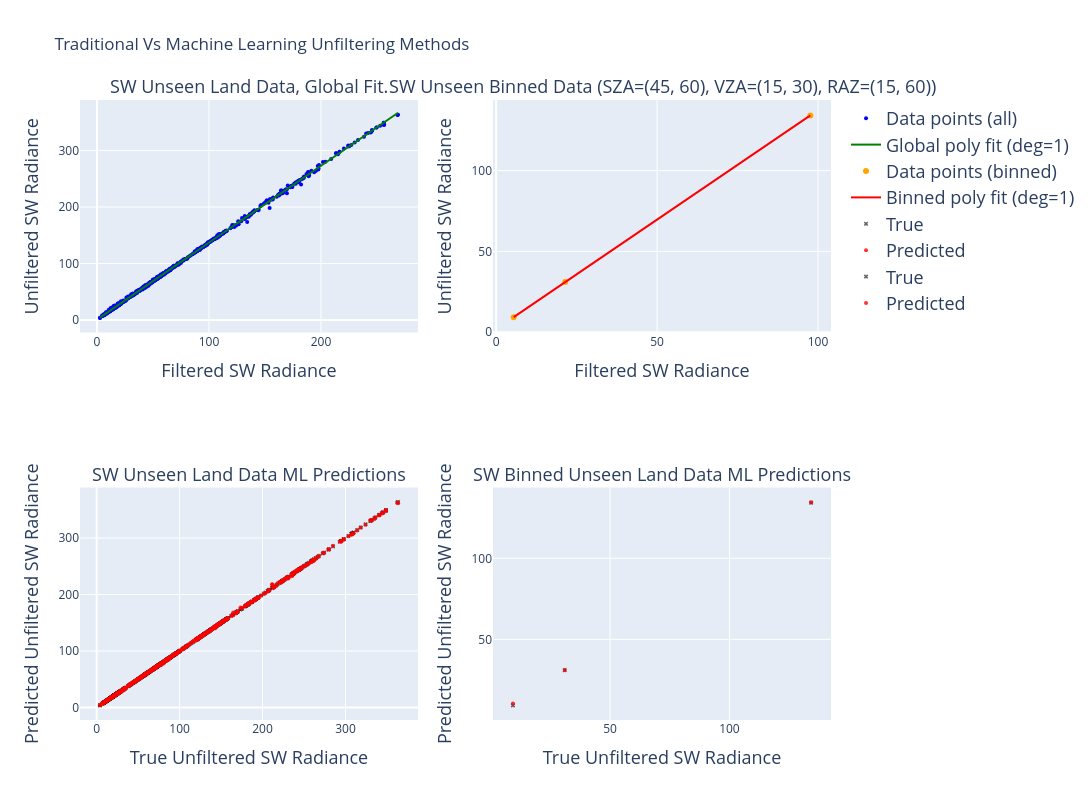

Notebook code cell kept with this figure:
### Code cell
compare_global_vs_bin_fit_interactive(
    test_sw_geos_ds,
    scene="Land",
    sza_range=(45,60),
    vza_range=(15,30),
    raz_range=(15,60),
    degree=1,
    ml_model=bm_with_geos["Final_Model"],
    name="SW",
    ml_features=["SZA", 'VZA', 'RAZ', 'Shortwave Filtered Rads (Integrated)'],
    is_sw=True
)

### Figure 1 — Plotly figure (JSON) as saved in the notebook; plotly's stock layout.template omitted (floating-point values rounded to 4 significant figures; data arrays with more than 128 entries replaced by an {"elided": "..."} marker saying what was removed)
{"data": [{"hovertemplate": "Filtered: %{x:.2f}<br>Unfiltered: %{y:.2f}", "marker": {"color": "blue", "opacity": 1.0, "size": 4}, "mode": "markers", "name": "Data points (all)", "showlegend": true, "x": {"elided": "650 float values"}, "y": {"elided": "650 float values"}, "type": "scatter", "xaxis": "x", "yaxis": "y"}, {"line": {"color": "green", "width": 2}, "mode": "lines", "name": "Global poly fit (deg=1)", "showlegend": true, "x": {"elided": "650 float values"}, "y": {"elided": "650 float values"}, "type": "scatter", "xaxis": "x", "yaxis": "y"}, {"hovertemplate": "Filtered: %{x:.2f}<br>Unfiltered: %{y:.2f}", "marker": {"color": "orange", "opacity": 1.0, "size": 6}, "mode": "markers", "name": "Data points (binned)", "showlegend": true, "x": [97.62, 5.459, 21.45], "y": [134.2, 9.344, 31.02], "type": "scatter", "xaxis": "x2", "yaxis": "y2"}, {"line": {"color": "red", "width": 2}, "mode": "lines", "name": "Binned poly fit (deg=1)", "showlegend": true, "x": [5.459, 21.45, 97.62], "y": [9.354, 31.01, 134.2], "type": "scatter", "xaxis": "x2", "yaxis": "y2"}, {"marker": {"color": "black", "opacity": 0.6, "size": 4, "symbol": "x"}, "mode": "markers", "name": "True", "showlegend": true, "x": {"elided": "650 float values"}, "y": {"elided": "650 float values"}, "type": "scatter", "xaxis": "x3", "yaxis": "y3"}, {"customdata": {"elided": "650 float values"}, "hovertemplate": "True: %{x:.2f}<br>Predicted: %{y:.2f}<br>Error: %{customdata:.2f}", "marker": {"color": "red", "opacity": 0.8, "size": 4, "symbol": "circle"}, "mode": "markers", "name": "Predicted", "showlegend": true, "x": {"elided": "650 float values"}, "y": {"elided": "650 float values"}, "type": "scatter", "xaxis": "x3", "yaxis": "y3"}, {"marker": {"color": "black", "opacity": 0.6, "size": 4, "symbol": "x"}, "mode": "markers", "name": "True", "showlegend": true, "x": [134.2, 9.344, 31.02], "y": [134.2, 9.344, 31.02], "type": "scatter", "xaxis": "x4", "yaxis": "y4"}, {"customdata": {"elided": "650 float values"}, "hovertemplate": "True: %{x:.2f}<br>Predicted: %{y:.2f}<br>Error: %{customdata:.2f}", "marker": {"color": "red", "opacity": 0.8, "size": 4, "symbol": "circle"}, "mode": "markers", "name": "Predicted", "showlegend": true, "x": [134.2, 9.344, 31.02], "y": [134.6, 10.46, 31.23], "type": "scatter", "xaxis": "x4", "yaxis": "y4"}], "layout": {"xaxis": {"anchor": "y", "domain": [0.0, 0.45], "title": {"font": {"size": 18}, "text": "Filtered SW Radiance"}}, "yaxis": {"anchor": "x", "domain": [0.625, 1.0], "title": {"font": {"size": 18}, "text": "Unfiltered SW Radiance"}}, "xaxis2": {"anchor": "y2", "domain": [0.55, 1.0], "title": {"font": {"size": 18}, "text": "Filtered SW Radiance"}}, "yaxis2": {"anchor": "x2", "domain": [0.625, 1.0], "title": {"font": {"size": 18}, "text": "Unfiltered SW Radiance"}}, "xaxis3": {"anchor": "y3", "domain": [0.0, 0.45], "title": {"font": {"size": 18}, "text": "True Unfiltered SW Radiance"}}, "yaxis3": {"anchor": "x3", "domain": [0.0, 0.375], "title": {"font": {"size": 18}, "text": "Predicted Unfiltered SW Radiance"}}, "xaxis4": {"anchor": "y4", "domain": [0.55, 1.0], "title": {"font": {"size": 18}, "text": "True Unfiltered SW Radiance"}}, "yaxis4": {"anchor": "x4", "domain": [0.0, 0.375], "title": {"font": {"size": 18}, "text": "Predicted Unfiltered SW Radiance"}}, "annotations": [{"font": {"size": 18}, "showarrow": false, "text": "SW Unseen Land Data, Global Fit.", "x": 0.225, "xanchor": "center", "xref": "paper", "y": 1.0, "yanchor": "bottom", "yref": "paper"}, {"font": {"size": 18}, "showarrow": false, "text": "SW Unseen Binned Data (SZA=(45, 60), VZA=(15, 30), RAZ=(15, 60))", "x": 0.775, "xanchor": "center", "xref": "paper", "y": 1.0, "yanchor": "bottom", "yref": "paper"}, {"font": {"size": 18}, "showarrow": false, "text": "SW Unseen Land Data ML Predictions", "x": 0.225, "xanchor": "center", "xref": "paper", "y": 0.375, "yanchor": "bottom", "yref": "paper"}, {"font": {"size": 18}, "showarrow": false, "text": "SW Binned Unseen Land Data ML Predictions", "x": 0.775, "xanchor": "center", "xref": "paper", "y": 0.375, "yanchor": "bottom", "yref": "paper"}], "width": 1400, "height": 800, "title": {"text": "Traditional Vs Machine Learning Unfiltering Methods"}, "showlegend": true, "legend": {"font": {"size": 18}}}}
